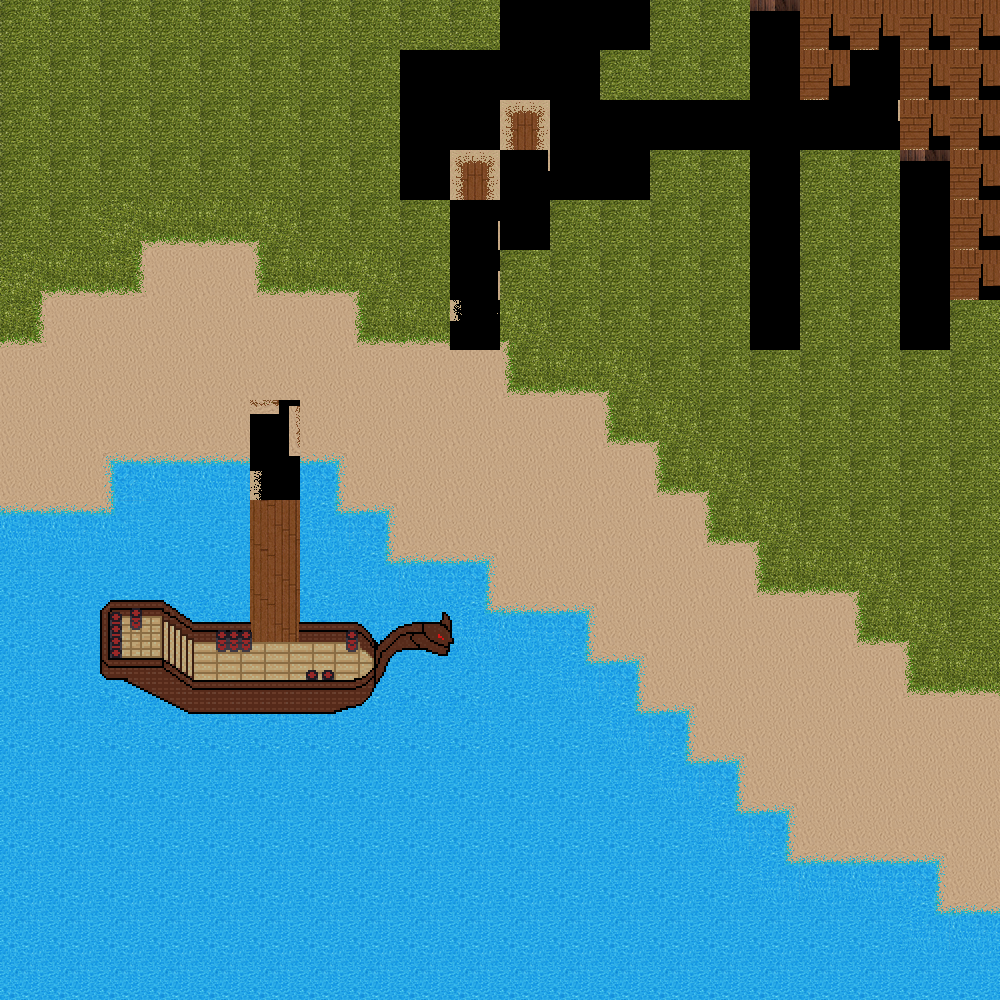

Tiled map render using the project's own tile images. Description and the whole map definition, tile-layer contents included, below:
An orthogonal 20x20 tile map with 50x50 px tiles, 1 tile layer (Calque de Tile 1), 2 tilesets.

<map version="1.2" tiledversion="1.2.3" orientation="orthogonal" renderorder="left-up" width="20" height="20" tilewidth="50" tileheight="50" infinite="0" nextlayerid="2" nextobjectid="1">
 <tileset firstgid="1" source="tileset.tsx" />
 <tileset firstgid="101" source="object.tsx" />
 <layer id="1" name="Calque de Tile 1" width="20" height="20">
  <data encoding="csv">
12,12,12,12,12,12,12,12,12,12,78,78,78,12,12,56,54,54,54,54,
12,12,12,12,12,12,12,12,78,88,77,77,12,12,12,66,54,48,54,54,
12,12,12,12,12,12,12,12,78,77,61,82,82,82,82,82,82,83,54,54,
12,12,12,12,12,12,12,12,86,61,83,67,67,12,12,78,12,12,56,54,
12,12,25,22,22,24,12,12,12,73,87,12,12,12,12,58,12,12,66,54,
25,22,23,4,4,21,22,24,12,73,12,12,12,12,12,68,12,12,76,54,
23,4,4,4,4,4,4,21,22,84,24,12,12,12,12,78,12,12,78,12,
4,4,4,4,4,4,4,4,4,4,21,22,24,12,12,12,12,12,12,12,
4,4,4,4,4,64,4,4,4,4,4,4,21,24,12,12,12,12,12,12,
4,4,6,7,7,74,8,4,4,4,4,4,4,21,24,12,12,12,12,12,
7,7,20,17,17,42,19,8,4,4,4,4,4,4,21,24,12,12,12,12,
17,17,17,17,17,42,17,19,7,8,4,4,4,4,4,21,22,24,12,12,
17,17,101,102,103,104,105,106,107,108,7,8,4,4,4,4,4,21,24,12,
17,17,111,112,113,114,115,116,117,118,17,19,8,4,4,4,4,4,21,22,
17,17,121,122,123,124,125,126,127,128,17,17,19,8,4,4,4,4,4,4,
17,17,17,17,17,17,17,17,17,17,17,17,17,19,8,4,4,4,4,4,
17,17,17,17,17,17,17,17,17,17,17,17,17,17,19,8,4,4,4,4,
17,17,17,17,17,17,17,17,17,17,17,17,17,17,17,19,7,7,8,4,
17,17,17,17,17,17,17,17,17,17,17,17,17,17,17,17,17,17,19,7,
17,17,17,17,17,17,17,17,17,17,17,17,17,17,17,17,17,17,17,17
</data>
 </layer>
</map>